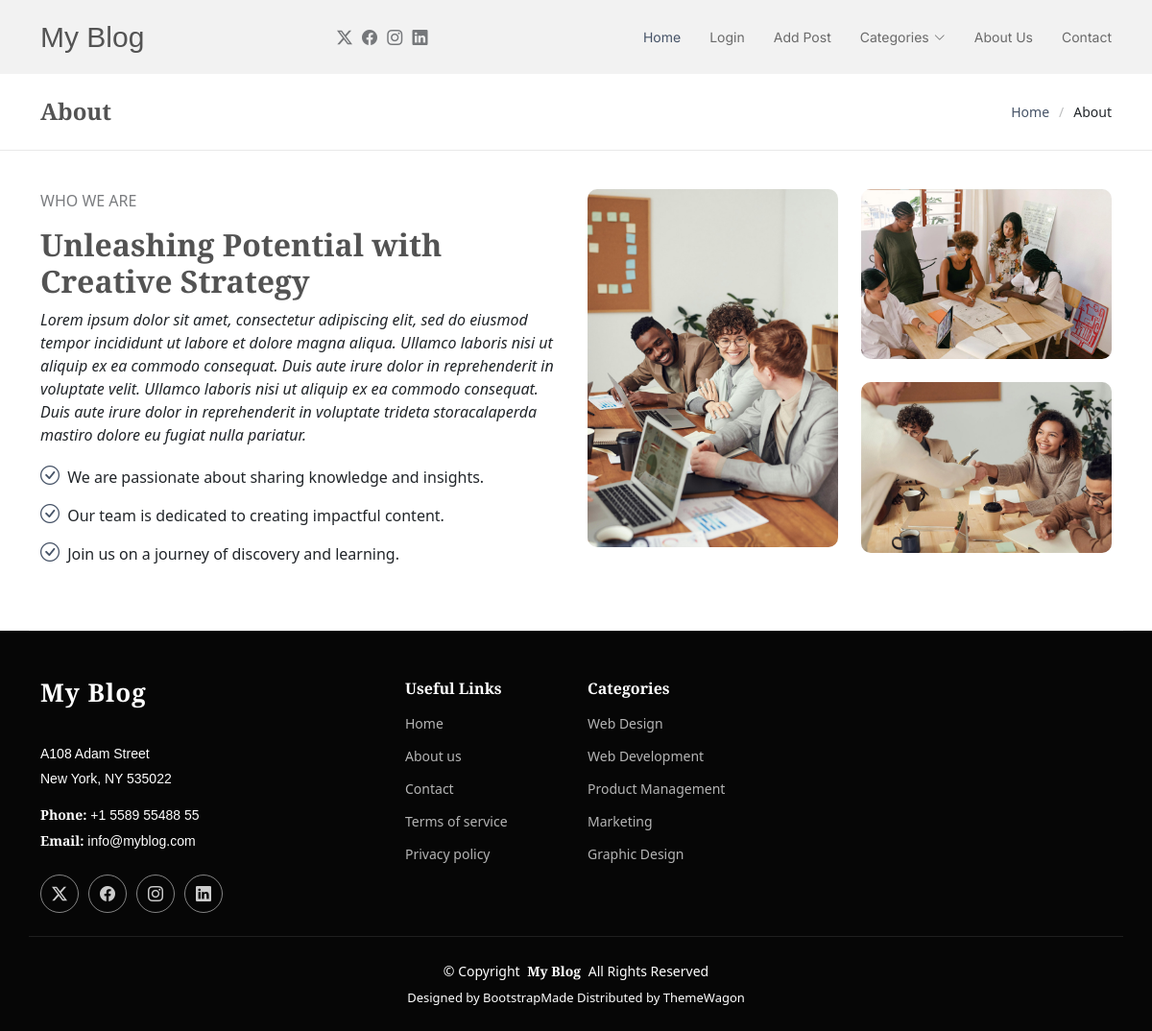
The page /about_us/about/ on the database its author committed.
### about_us/models.py (models this page shows, shortened)
class About(models.Model):
    title = models.CharField(max_length=100)
    description = models.TextField()
    image = models.ImageField(upload_to='about_us/images/')

### post/models.py (models this page shows, shortened)
class Category(models.Model):
    name = models.CharField(max_length=50)

### about_us/views.py (the view)
# urls.py: path('about/' , views.AboutView.as_view() , name='about'),
class AboutView(ListView):
    model = About
    template_name = 'about_us/about.html'
    context_object_name = 'about'
    def get_context_data(self, **kwargs):
        context = super().get_context_data(**kwargs)
        context['categories'] = Category.objects.all()
        return context

### about_us/templates/about_us/about.html (shortened to what this page needs)
{% extends 'base.html' %}
{% load static %}
{% block body %}
    <div class="page-title">
        <div class="container d-lg-flex justify-content-between align-items-center">
            <h1 class="mb-2 mb-lg-0">About</h1>
            <nav class="breadcrumbs">
                <ol>
                    <li><a href="{% url 'post:home' %}">Home</a></li>
                    <li class="current">About</li>
                </ol>
            </nav>
        </div>
    </div>
    <section id="about" class="about section">
        <div class="container">
            <div class="row gy-4">
                {% for item in about %}
                    <div class="col-lg-6 content" data-aos="fade-up" data-aos-delay="100">
                        <p class="who-we-are">Who We Are</p>
                        <h3>{{ item.title }}</h3>
                        <p class="fst-italic">{{ item.description }}</p>
                        <ul>
                            <li><i class="bi bi-check-circle"></i> <span>We are passionate about sharing knowledge and insights.</span></li>
                            <li><i class="bi bi-check-circle"></i> <span>Our team is dedicated to creating impactful content.</span></li>
                            <li><i class="bi bi-check-circle"></i> <span>Join us on a journey of discovery and learning.</span></li>
                        </ul>
                    </div>
                    <div class="col-lg-6 about-images" data-aos="fade-up" data-aos-delay="200">
                        <div class="row gy-4">
                          <div class="col-lg-6">
                            <img src="{{ item.image.url }}" class="img-fluid" alt="{{ item.title }}">
                          </div>
                          <div class="col-lg-6">
                            <div class="row gy-4">
                              <div class="col-lg-12">
                                <img src="{% static 'img/about-company-2.jpg' %}" class="img-fluid" alt="">
                              </div>
                              <div class="col-lg-12">
                                <img src="{% static 'img/about-company-3.jpg' %}" class="img-fluid" alt="">
                              </div>
                            </div>
                          </div>
                        </div>
                    </div>
                {% empty %}
                    <div class="col-12 text-center">
                        <p>No About information available.</p>
                    </div>
                {% endfor %}
            </div>
        </div>
    </section>
{% endblock %}

### templates/base.html (shortened to what this page needs)
{% load static %}
<!DOCTYPE html>
<html lang="en">
<head>
    <link href="{% static 'vendor/bootstrap/css/bootstrap.min.css' %}" rel="stylesheet">
    <link href="{% static 'vendor/bootstrap-icons/bootstrap-icons.css' %}" rel="stylesheet">
    <link href="{% static 'vendor/aos/aos.css' %}" rel="stylesheet">
    <link href="{% static 'vendor/swiper/swiper-bundle.min.css' %}" rel="stylesheet">
    <link href="{% static 'css/main.css' %}" rel="stylesheet">
</head>
<body class="index-page">
    <header id="header" class="header d-flex align-items-center sticky-top">
        <div class="container position-relative d-flex align-items-center justify-content-between">
            <a href="{% url 'post:home' %}" class="logo d-flex align-items-center me-auto me-xl-0">
                <h1 class="sitename">My Blog</h1>
            </a>
            <nav id="navmenu" class="navmenu">
                <ul>
                    <li><a href="{% url 'post:home' %}" class="active">Home</a></li>
                    {% if user.is_authenticated %}
                        <li><a href="{% url 'accounts:profile' %}">Profile</a></li>
                    {% else %}
                        <li><a href="{% url 'login' %}">Login</a></li>
                    {% endif %}
                    <li><a href="{% url 'post:add_post' %}">Add Post</a></li>
                    <li class="dropdown"><a href="#"><span>Categories</span> <i class="bi bi-chevron-down toggle-dropdown"></i></a>
                    </li>
                    <li><a href="{% url 'about_us:about' %}">About Us</a></li>
                    <li><a href="{% url 'post:contact' %}">Contact</a></li>
                </ul>
            </nav>
            <div class="header-social-links">
                <a href="https://twitter.com/" class="twitter"><i class="bi bi-twitter-x"></i></a>
                <a href="https://www.facebook.com/" class="facebook"><i class="bi bi-facebook"></i></a>
                <a href="https://www.instagram.com/" class="instagram"><i class="bi bi-instagram"></i></a>
                <a href="https://www.linkedin.com/" class="linkedin"><i class="bi bi-linkedin"></i></a>
            </div>
        </div>
    </header>
    <main class="main">
        {% block body %}
        {% endblock %}
    </main>
    <footer id="footer" class="footer dark-background">
        <div class="container footer-top">
            <div class="row gy-4">
                <div class="col-lg-4 col-md-6 footer-about">
                    <a href="{% url 'post:home' %}" class="logo d-flex align-items-center">
                        <span class="sitename">My Blog</span>
                    </a>
                    <div class="footer-contact pt-3">
                        <p>A108 Adam Street</p>
                        <p>New York, NY 535022</p>
                        <p class="mt-3"><strong>Phone:</strong> <span>+1 5589 55488 55</span></p>
                        <p><strong>Email:</strong> <span>info@myblog.com</span></p>
                    </div>
                    <div class="social-links d-flex mt-4">
                        <a href="https://twitter.com/"><i class="bi bi-twitter-x"></i></a>
                        <a href="https://www.facebook.com/"><i class="bi bi-facebook"></i></a>
                        <a href="https://www.instagram.com/"><i class="bi bi-instagram"></i></a>
                        <a href="https://www.linkedin.com/"><i class="bi bi-linkedin"></i></a>
                    </div>
                </div>
                <div class="col-lg-2 col-md-3 footer-links">
                    <h4>Useful Links</h4>
                    <ul>
                        <li><a href="{% url 'post:home' %}">Home</a></li>
                        <li><a href="{% url 'about_us:about' %}">About us</a></li>
                        <li><a href="{% url 'post:contact' %}">Contact</a></li>
                        <li><a href="#">Terms of service</a></li>
                        <li><a href="#">Privacy policy</a></li>
                    </ul>
                </div>
                <div class="col-lg-2 col-md-3 footer-links">
                    <h4>Categories</h4>
                    <ul>
                        {% for category in categories %}
                            <li><a href="{% url 'post:category' category.id %}">{{ category.name }}</a></li>
                        {% empty %}
                            <li>No Categories</li>
                        {% endfor %}
                    </ul>
                </div>
            </div>
        </div>
        <div class="container copyright text-center mt-4">
            <p>© <span>Copyright</span> <strong class="px-1 sitename">My Blog</strong> <span>All Rights Reserved</span></p>
            <div class="credits">
                Designed by <a href="https://bootstrapmade.com/">BootstrapMade</a> Distributed by <a href="https://themewagon.com">ThemeWagon</a>
            </div>
        </div>
    </footer>
</body>
</html>

### rows shown on the page
About: title "Unleashing Potential with Creative Strategy", description "Lorem ipsum dolor sit amet, consectetur adipiscing elit, sed do eiusmod tempor incididunt ut labore et dolore magna aliqua. Ullamco laboris nisi ut aliquip ex ea commodo consequat. Duis aute irure dolor in reprehenderit in voluptate velit. Ullamco laboris nisi ut aliquip ex ea commodo consequat. Duis aute irure dolor in reprehenderit in voluptate trideta storacalaperda mastiro dolore eu fugiat nulla pariatur.", image (picture)
Category: name "Web Design"
Category: name "Web Development"
Category: name "Product Management"
Category: name "Marketing"
Category: name "Graphic Design"
